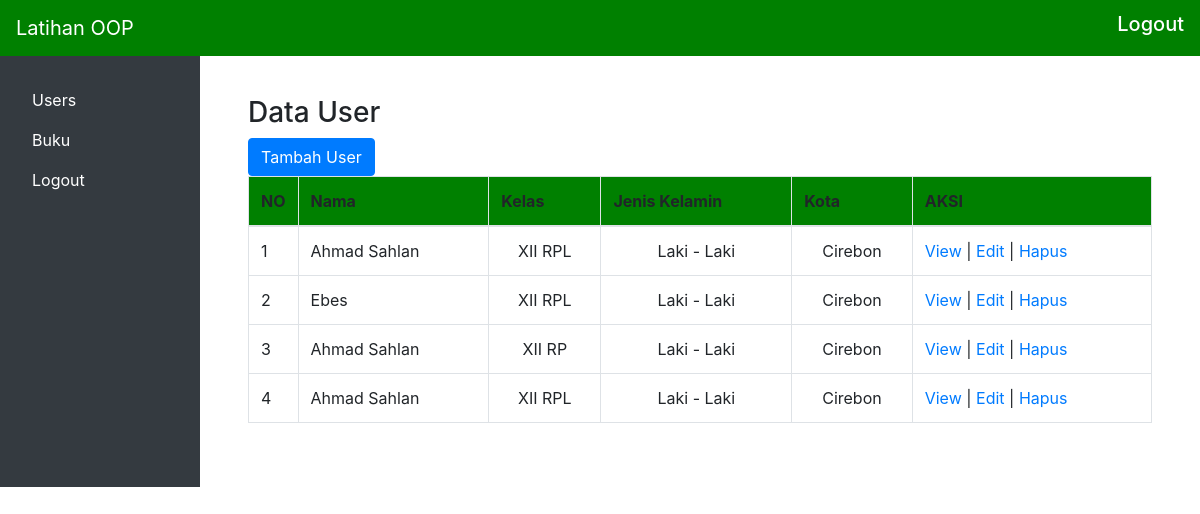
Before: / with the older database file.
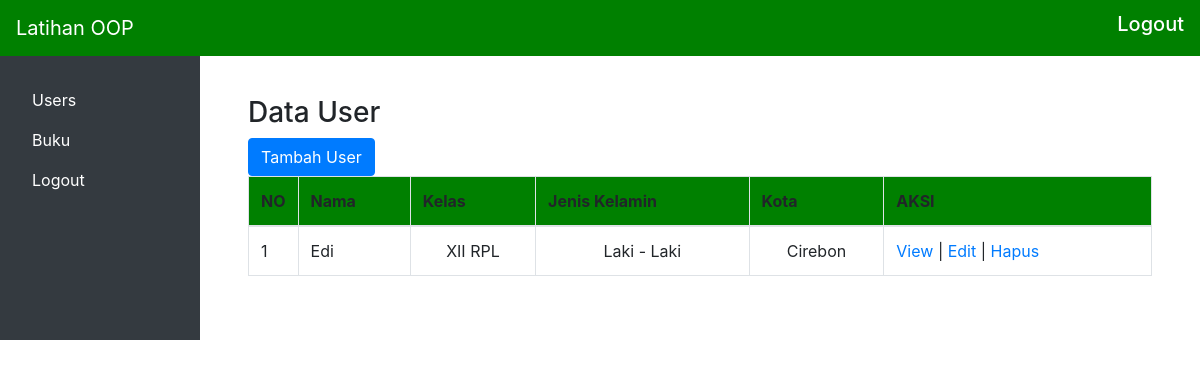
After: the same page with the newer database file.
### tables this page shows
CREATE TABLE `users` (
  `id` int(11) NOT NULL,
  `nama` varchar(150) NOT NULL,
  `kelas` varchar(10) NOT NULL,
  `kota` varchar(50) NOT NULL,
  `jk` varchar(1) NOT NULL
);

### inc/database.class.php (called while the page is built, shortened)
<?php
class Database
{
  var $hostname = 'localhost';
  var $username = 'root';
  var $password = '';
  var $dbname = 'db_latihanoop';
  var $connection = '';
  function __construct()
  {
    $this->connection = mysqli_connect($this->hostname, $this->username, $this->password, $this->dbname);
  }
  public function get($table)
  {
    $data = mysqli_query($this->connection, "select * from {$table}");
    while ($row = mysqli_fetch_array($data)) {
      $result[] = $row;
    }
    return $result;
  }
}
?>

### modules/user/user.php (the view)
<?php $userdata = $db->get('users'); ?>
<h3>Data User</h3>
<a href="?page=user_add" class="btn btn-primary">Tambah User</a>
<table width="100%" class="table table-hover table-bordered">
  <thead>
    <tr class="bg-green">
			<th>NO</th>
			<th>Nama</th>
			<th>Kelas</th>
			<th>Jenis Kelamin</th>
			<th>Kota</th>
			<th>AKSI</th>
    </tr>
	</thead>
  <tbody>
    <?php
    $no = 1;
    foreach ($userdata as $row) { ?>
    <tr>
      <td width='1%'><?=$no++?></td>
      <td><?=$row['nama']?></td>
      <td class="text-center"><?=$row['kelas']?></td>
      <td class="text-center"><?=($row['jk']='L'?'Laki - Laki':'Perempuan')?></td>
      <td class="text-center"><?=$row['kota']?></td>
      <td> <a href="?page=user_detail&id=<?=$row['id']?>">View</a> | <a href="?page=user_edit&id=<?=$row['id']?>">Edit</a> | <a href="?page=user_delete&id=<?=$row['id']?>">Hapus</a> </td>
    </tr>
  <?php } ?>
  </tbody>
</table>

### index.php (shortened to what this page needs)
<?php
include 'inc/database.class.php';
$db = new Database;
if (isset($_GET['page'])) {
  $page = $_GET['page'];
}else {
  $page = '';
}
if (isset($_GET['op'])) {
  $op = $_GET['op'];
}else {
  $op = '';
}
if ($page == "") {
  if ($op == "") {
    $page = MODULE_PATH . 'user/user';
  }else {
    $page = $op;
  }
}
?>
<!DOCTYPE html>
<html lang="en" dir="ltr">
  <head>
    <link rel="stylesheet" href="https://stackpath.bootstrapcdn.com/bootstrap/4.3.1/css/bootstrap.min.css">
    <link rel="stylesheet" type="text/css" href="assets/css/style.css">
  </head>
  <body>
    <nav class="navbar navbar-expand-lg navbar-dark bg-green fixed-top">
      <a href="#" class="navbar-brand">Latihan OOP</a>
      <div class="icon ml-auto">
        <h5>
          <a href="logout.php" class="text-white">Logout</a>
        </h5>
      </div>
    </nav>
    <div class="row no-gutters mt-5">
      <div class="col-md-2 bg-dark mt-2 pr-3 pt-4">
        <ul class="nav flex-column ml-3 mb-5">
          <li class="nav-item">
            <a href="?page=user" class="nav-link active text-white">Users</a>
          </li>
          <li class="nav-item">
            <a href="?page=buku" class="nav-link active text-white">Buku</a>
          </li>
          <li class="nav-item">
            <a href="logout.php" class="nav-link text-white">Logout</a>
          </li>
        </ul>
      </div>
      <div class="col-md-10 p-5 pt-2">
        <?php
        if (!file_exists($page.'.php')) {
          echo "Module Tidak ditemukan";
        } else {
          include $page.'.php';
        }
         ?>
      </div>
    </div>
  </body>
</html>

### assets/css/style.css (style rules this page uses)
.bg-green { background-color: green; }
body { max-height: 600px; }

Changed rows visible on the page:
removed users: nama "Ahmad Sahlan", kelas "XII RPL", jk "Laki - Laki", kota "Cirebon"
removed users: nama "Ebes", kelas "XII RPL", jk "Laki - Laki", kota "Cirebon"
removed users: nama "Ahmad Sahlan", kelas "XII RP", jk "Laki - Laki", kota "Cirebon"
removed users: nama "Ahmad Sahlan", kelas "XII RPL", jk "Laki - Laki", kota "Cirebon"
added users: nama "Edi", kelas "XII RPL", jk "Laki - Laki", kota "Cirebon"
